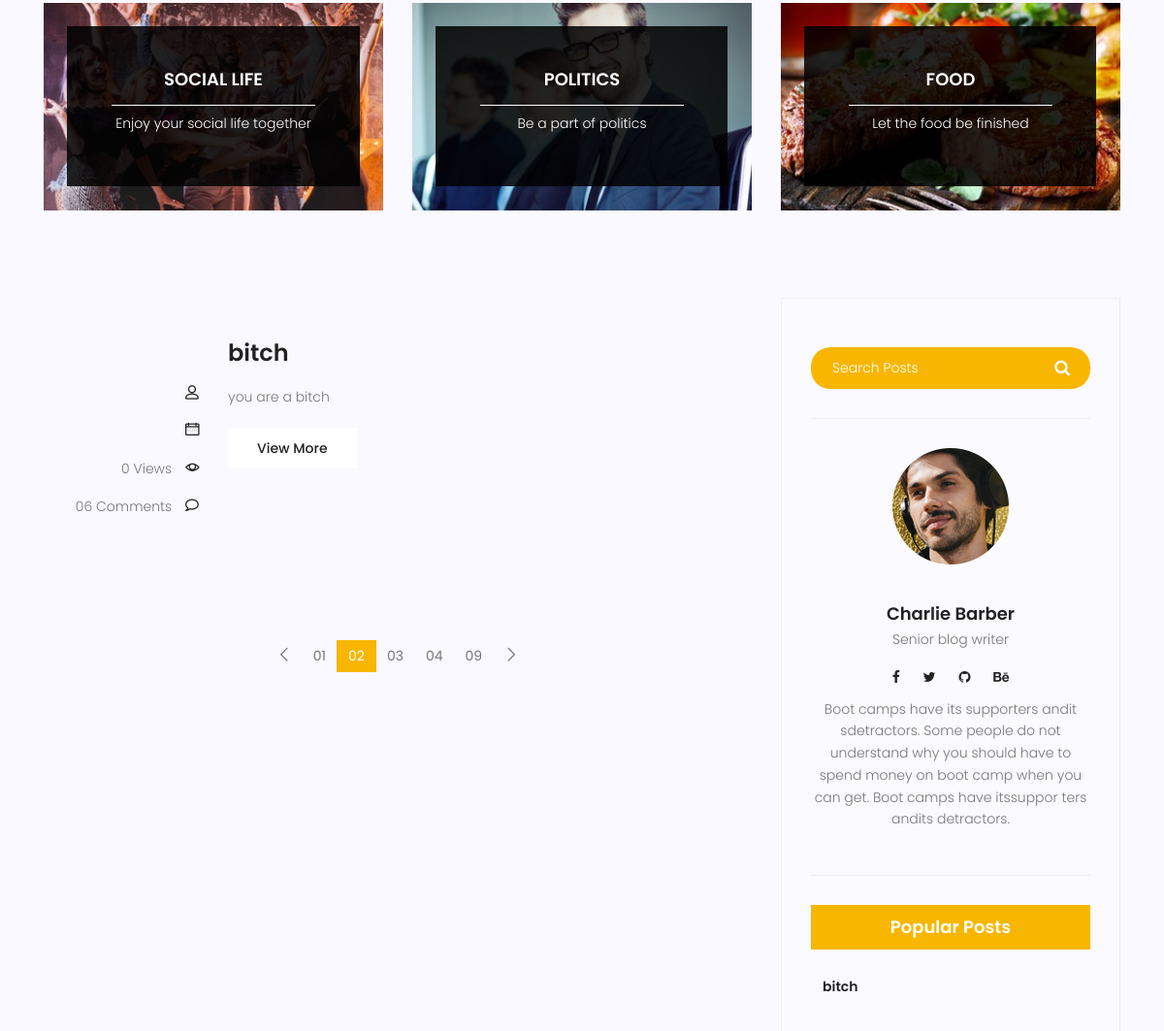
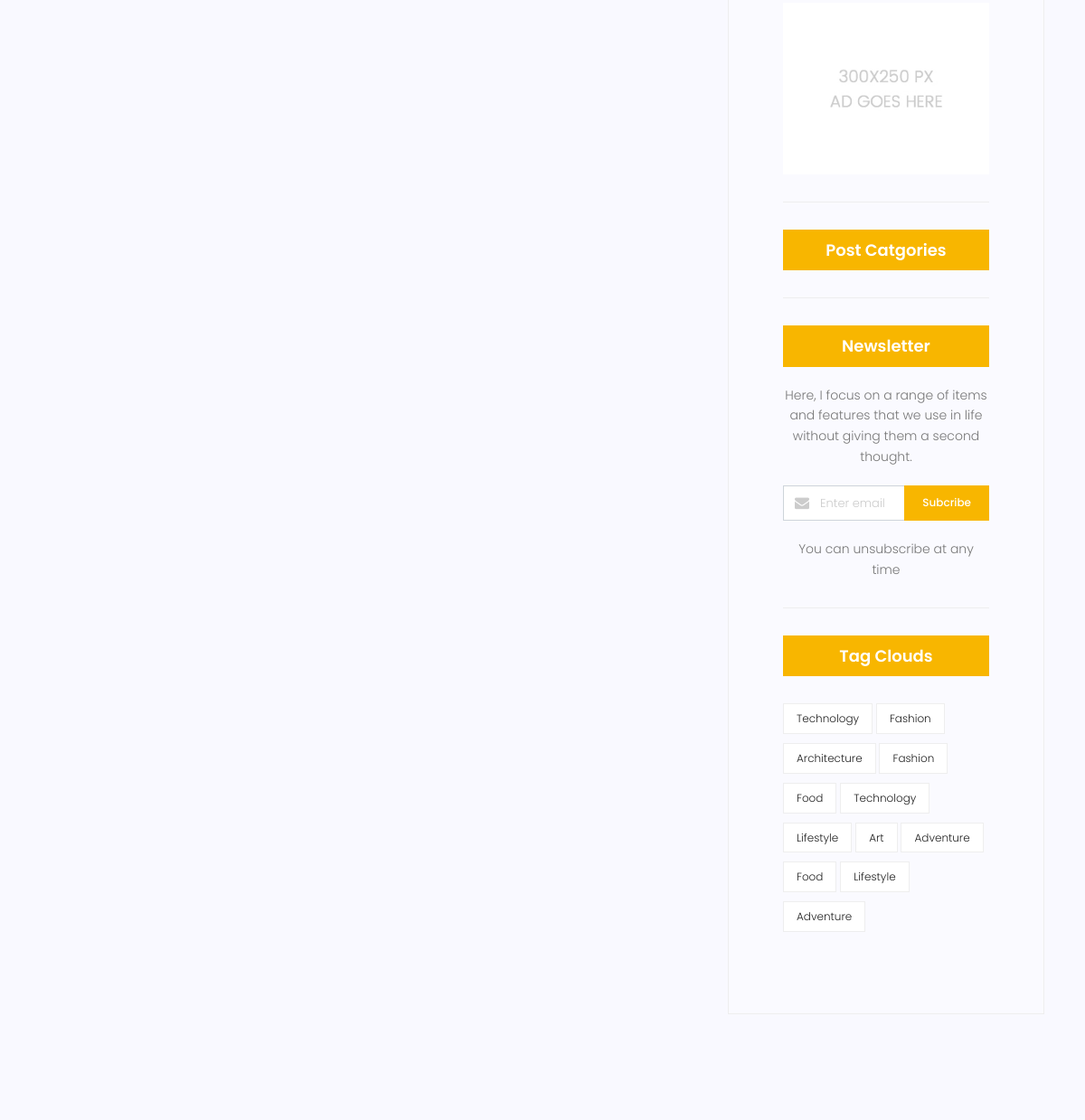
The page /blog/ (middle part) on the database as committed earlier (2 pictures, top to bottom).
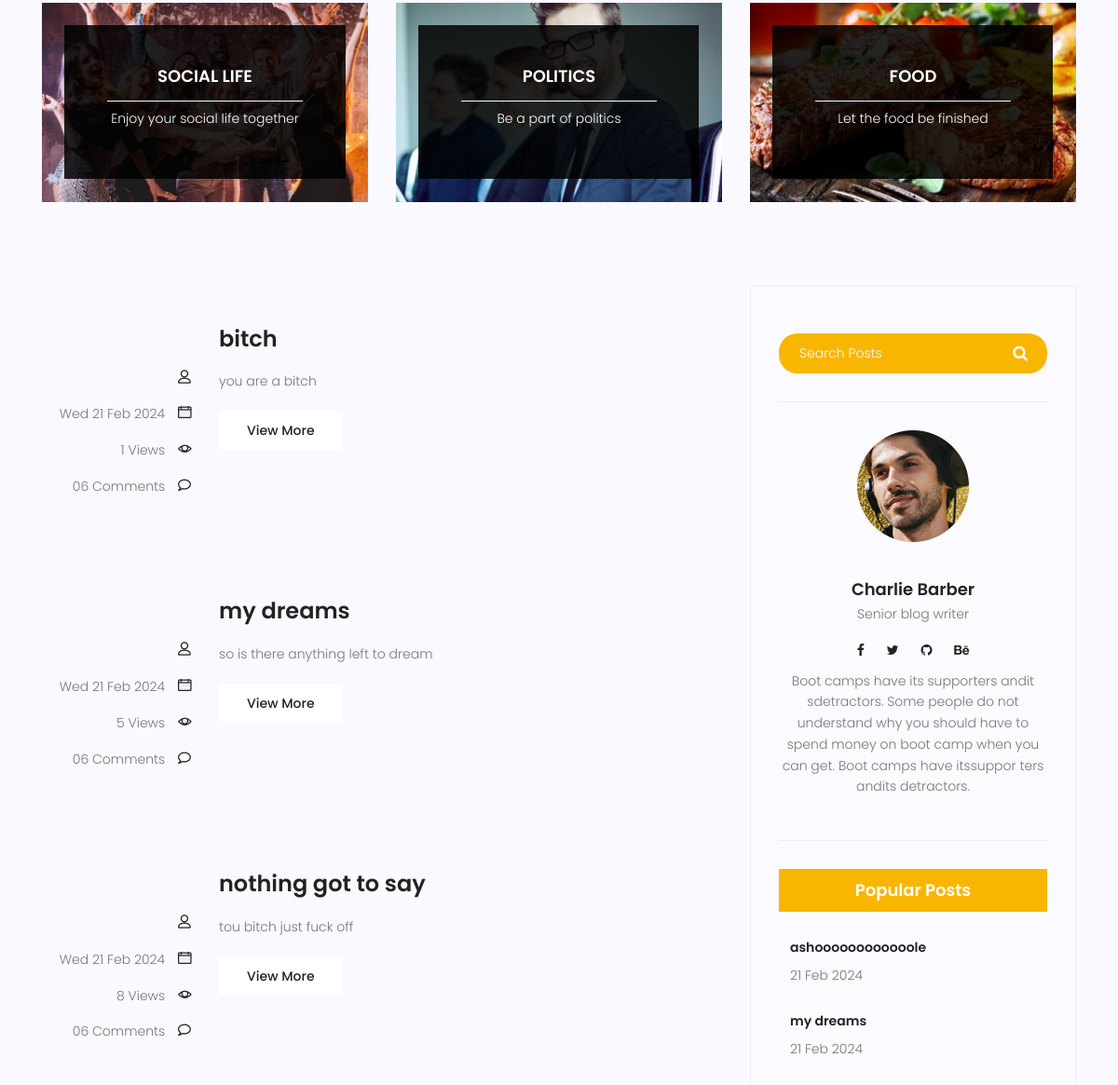
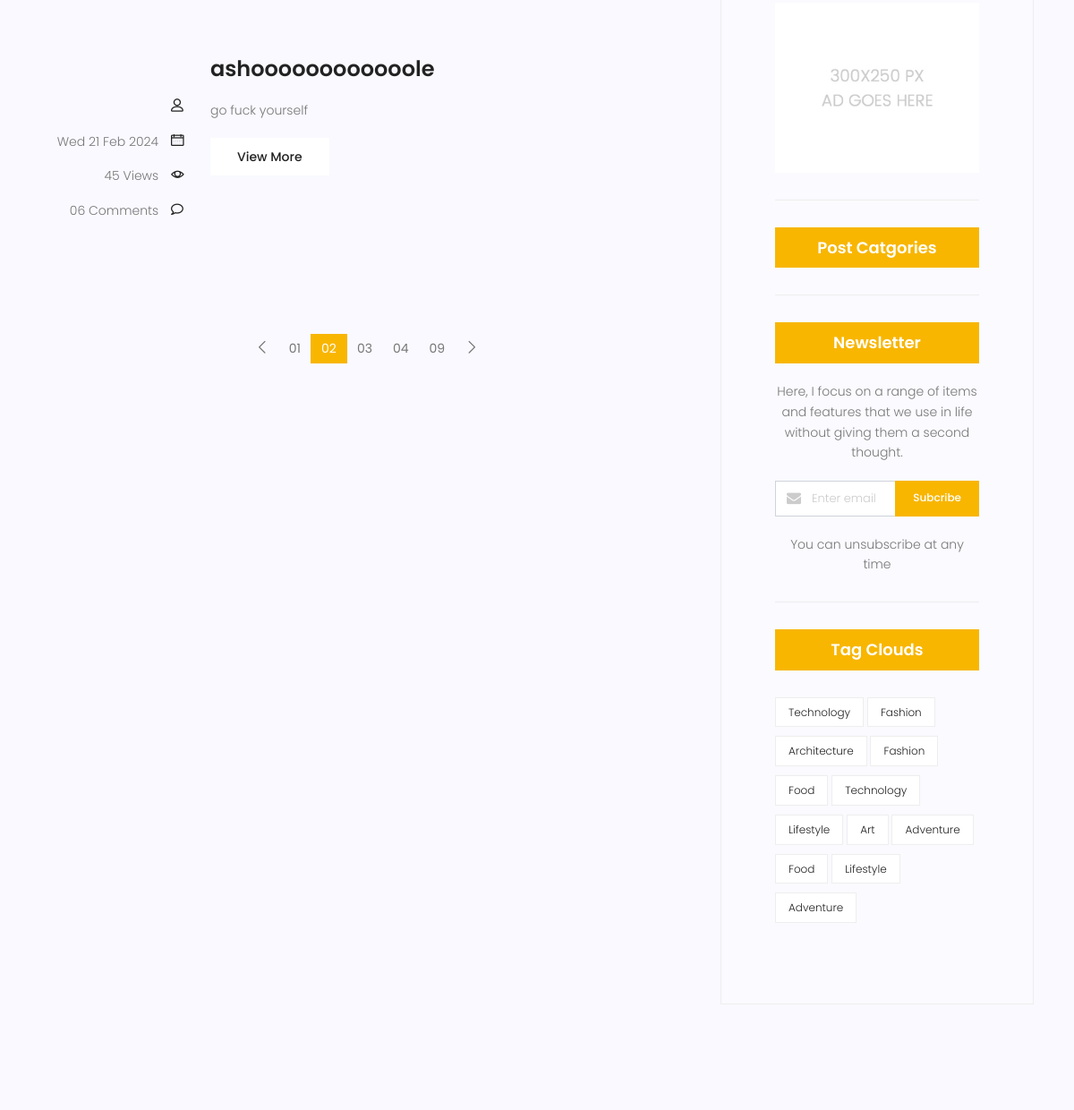
The same page on the database as committed later (2 pictures, top to bottom).
### blog/models.py (models this page shows, shortened)
class Post(models.Model):
  category = models.ManyToManyField(Category)
  author = models.ForeignKey(User, on_delete=models.SET_NULL, null=True)
  image = models.ImageField(upload_to='blog', default='blog/default.jpg')
  title = models.CharField(max_length=255)
  content = models.TextField()
  counted_views = models.IntegerField(default=0)
  status = models.BooleanField(default=False)
  published_date = models.DateTimeField(null=True)
  created_date = models.DateTimeField(auto_now_add=True)
  updated_date = models.DateTimeField(auto_now=True)
  class Meta:
    ordering = ['created_date']
    verbose_name = 'پست'
    verbose_name_plural = 'پست ها'

### blog/views.py (the view)
# urls.py: path('', views.blog_view, name='index' ),
def blog_view(request):
  posts = Post.objects.filter(status=1)
  return render(request, 'blog/blog-home.html', {
    'posts': posts
  })

### blog/templatetags/blog_tags.py (called while the page is built)
@register.inclusion_tag('blog/blog-popular-posts.html')
def popularposts(args=1):
  posts = Post.objects.filter(status=1).order_by('published_date')[:args]
  return {'posts':posts}

@register.inclusion_tag('blog/blog-category.html')
def postcategories():
  posts = Post.objects.filter(status=1)
  categories = Category.objects.all()
  cat_dict = {}
  for name in categories:
     cat_dict[name] = posts.filter(category=name).count()
  return {'categories':cat_dict}

### templates/blog/blog-home.html (shortened to what this page needs)
{% extends 'base.html' %}
	{% load blog_tags %}
	{% load static %}
	{% block body %}
			<section class="top-category-widget-area pt-90 pb-90 ">
				<div class="container">
					<div class="row">
						<div class="col-lg-4">
							<div class="single-cat-widget">
								<div class="content relative">
									<div class="overlay overlay-bg"></div>
								    <a href="#" target="_blank">
								      <div class="thumb">
								  		 <img class="content-image img-fluid d-block mx-auto" src="{% static 'img/blog/cat-widget1.jpg' %}" alt="">
								  	  </div>
								      <div class="content-details">
								        <h4 class="content-title mx-auto text-uppercase">Social life</h4>
								        <span></span>
								        <p>Enjoy your social life together</p>
								      </div>
								    </a>
								</div>
							</div>
						</div>
						<div class="col-lg-4">
							<div class="single-cat-widget">
								<div class="content relative">
									<div class="overlay overlay-bg"></div>
								    <a href="#" target="_blank">
								      <div class="thumb">
								  		 <img class="content-image img-fluid d-block mx-auto" src="{% static 'img/blog/cat-widget2.jpg' %}" alt="">
								  	  </div>
								      <div class="content-details">
								        <h4 class="content-title mx-auto text-uppercase">Politics</h4>
								        <span></span>
								        <p>Be a part of politics</p>
								      </div>
								    </a>
								</div>
							</div>
						</div>
						<div class="col-lg-4">
							<div class="single-cat-widget">
								<div class="content relative">
									<div class="overlay overlay-bg"></div>
								    <a href="#" target="_blank">
								      <div class="thumb">
								  		 <img class="content-image img-fluid d-block mx-auto" src="{% static 'img/blog/cat-widget3.jpg' %}" alt="">
								  	  </div>
								      <div class="content-details">
								        <h4 class="content-title mx-auto text-uppercase">Food</h4>
								        <span></span>
								        <p>Let the food be finished</p>
								      </div>
								    </a>
								</div>
							</div>
						</div>
					</div>
				</div>
			</section>
			<section class="post-content-area">
				<div class="container">
					<div class="row">
						<div class="col-lg-8 posts-list">
							{% for post in posts %}
								<div class="single-post row">
									<div class="col-lg-3  col-md-3 meta-details">
										<ul class="tags">
										</ul>
										<div class="user-details row">
											<p class="user-name col-lg-12 col-md-12 col-6"><a href="#">{{post.author.get_full_name}}</a> <span class="lnr lnr-user"></span></p>
											<p class="date col-lg-12 col-md-12 col-6"><a href="#">{{post.published_date|date:"D d M Y"}}</a> <span class="lnr lnr-calendar-full"></span></p>
											<p class="view col-lg-12 col-md-12 col-6"><a href="#">{{post.counted_views}} Views</a> <span class="lnr lnr-eye"></span></p>
											<p class="comments col-lg-12 col-md-12 col-6"><a href="#">06 Comments</a> <span class="lnr lnr-bubble"></span></p>
										</div>
									</div>
									<div class="col-lg-9 col-md-9 ">
										<div class="feature-img">
										</div>
										<a class="posts-title" href="{% url 'blog:single' pid=post.id %}"><h3>{{post.title}}</h3></a>
										<p class="excert">
											{{post.content|truncatechars:100}}
										</p>
										<a href="" class="primary-btn">View More</a>
									</div>
								</div>
							{% endfor %}
		                    <nav class="blog-pagination justify-content-center d-flex">
		                        <ul class="pagination">
		                            <li class="page-item">
		                                <a href="#" class="page-link" aria-label="Previous">
		                                    <span aria-hidden="true">
		                                        <span class="lnr lnr-chevron-left"></span>
		                                    </span>
		                                </a>
		                            </li>
		                            <li class="page-item"><a href="#" class="page-link">01</a></li>
		                            <li class="page-item active"><a href="#" class="page-link">02</a></li>
		                            <li class="page-item"><a href="#" class="page-link">03</a></li>
		                            <li class="page-item"><a href="#" class="page-link">04</a></li>
		                            <li class="page-item"><a href="#" class="page-link">09</a></li>
		                            <li class="page-item">
		                                <a href="#" class="page-link" aria-label="Next">
		                                    <span aria-hidden="true">
		                                        <span class="lnr lnr-chevron-right"></span>
		                                    </span>
		                                </a>
		                            </li>
		                        </ul>
		                    </nav>
						</div>
						<div class="col-lg-4 sidebar-widgets">
							<div class="widget-wrap">
								<div class="single-sidebar-widget search-widget">
									<form class="search-form" action="#">
			                            <input placeholder="Search Posts" name="search" type="text" onfocus="this.placeholder = ''" onblur="this.placeholder = 'Search Posts'" >
			                            <button type="submit"><i class="fa fa-search"></i></button>
			                        </form>
								</div>
								{% include 'blog/blog-writer.html' %}
								{% popularposts 2 %}
								{% include 'blog/blog-ads.html' %}
								{% postcategories %}
								<div class="single-sidebar-widget newsletter-widget">
									<h4 class="newsletter-title">Newsletter</h4>
									<p>
										Here, I focus on a range of items and features that we use in life without
										giving them a second thought.
									</p>
									<div class="form-group d-flex flex-row">
									   <div class="col-autos">
									      <div class="input-group">
									        <div class="input-group-prepend">
									          <div class="input-group-text"><i class="fa fa-envelope" aria-hidden="true"></i>
											</div>
									        </div>
									        <input type="text" class="form-control" id="inlineFormInputGroup" placeholder="Enter email" onfocus="this.placeholder = ''" onblur="this.placeholder = 'Enter email'" >
									      </div>
									    </div>
									    <a href="#" class="bbtns">Subcribe</a>
									</div>
									<p class="text-bottom">
										You can unsubscribe at any time
									</p>
								</div>
								<div class="single-sidebar-widget tag-cloud-widget">
									<h4 class="tagcloud-title">Tag Clouds</h4>
									<ul>
										<li><a href="#">Technology</a></li>
										<li><a href="#">Fashion</a></li>
										<li><a href="#">Architecture</a></li>
										<li><a href="#">Fashion</a></li>
										<li><a href="#">Food</a></li>
										<li><a href="#">Technology</a></li>
										<li><a href="#">Lifestyle</a></li>
										<li><a href="#">Art</a></li>
										<li><a href="#">Adventure</a></li>
										<li><a href="#">Food</a></li>
										<li><a href="#">Lifestyle</a></li>
										<li><a href="#">Adventure</a></li>
									</ul>
								</div>
							</div>
						</div>
					</div>
				</div>
			</section>
			{% endblock %}

### templates/base.html (shortened to what this page needs)
{% load static %}
<!DOCTYPE html>
<html lang="zxx" class="no-js">
<head>
  <link rel="stylesheet" href="{% static 'css/linearicons.css' %}">
  <link rel="stylesheet" href="{% static 'css/font-awesome.min.css' %}">
  <link rel="stylesheet" href="{% static 'css/bootstrap.css' %}">
  <link rel="stylesheet" href="{% static 'css/magnific-popup.css' %}">
  <link rel="stylesheet" href="{% static 'css/jquery-ui.css' %}">
  <link rel="stylesheet" href="{% static 'css/nice-select.css' %}">
  <link rel="stylesheet" href="{% static 'css/animate.min.css' %}">
  <link rel="stylesheet" href="{% static 'css/owl.carousel.css' %}">
  <link rel="stylesheet" href="{% static 'css/main.css' %}">
</head>
<body>
  {% block body %}
  {% endblock %}
</body>
</html>

### templates/blog/blog-writer.html
{% load static %}
<div class="single-sidebar-widget user-info-widget">
  <img src="{% static 'img/blog/user-info.png' %}" alt="">
  <a href="#"><h4>Charlie Barber</h4></a>
  <p>
    Senior blog writer
  </p>
  <ul class="social-links">
    <li><a href="#"><i class="fa fa-facebook"></i></a></li>
    <li><a href="#"><i class="fa fa-twitter"></i></a></li>
    <li><a href="#"><i class="fa fa-github"></i></a></li>
    <li><a href="#"><i class="fa fa-behance"></i></a></li>
  </ul>
  <p>
    Boot camps have its supporters andit sdetractors. Some people do not understand why you should have to spend money on boot camp when you can get. Boot camps have itssuppor ters andits detractors.
  </p>
</div>

### templates/blog/blog-popular-posts.html (shortened to what this page needs)
{% load static %}
<div class="single-sidebar-widget popular-post-widget">
  <h4 class="popular-title">Popular Posts</h4>
  {% for post in posts %}
  <div class="popular-post-list">
      <div class="single-post-list d-flex flex-row align-items-center">
        <div class="details">
          <a href="{% url 'blog:single' pid=post.id %}"><h6>{{post.title}}</h6></a>
          <p>{{post.published_date|date:"d M Y"}}</p>
        </div>
      </div>
    {% endfor %}
</div>

### templates/blog/blog-ads.html
{% load static %}
<div class="single-sidebar-widget ads-widget">
  <a href="#"><img class="img-fluid" src="{% static 'img/blog/ads-banner.jpg' %}" alt=""></a>
</div>

### templates/blog/blog-category.html (shortened to what this page needs)
{%load static%}
<div class="single-sidebar-widget post-category-widget">
  <h4 class="category-title">Post Catgories</h4>
</div>

Rows that differ between the two databases and show on the page:
no longer on one of the page's lists (row edited): Post: title "bitch"
changed Post "bitch": published_date (not shown) → "Wed 21 Feb 2024"; counted_views "0" → "1"
added Post: published_date "Wed 21 Feb 2024", counted_views "5", title "my dreams", content "so is there anything left to dream", published_date "21 Feb 2024"
added Post: published_date "Wed 21 Feb 2024", counted_views "8", title "nothing got to say", content "tou bitch just fuck off", shown under "FOOD"
added Post: published_date "Wed 21 Feb 2024", counted_views "45", title "ashoooooooooooole", content "go fuck yourself", published_date "21 Feb 2024"
